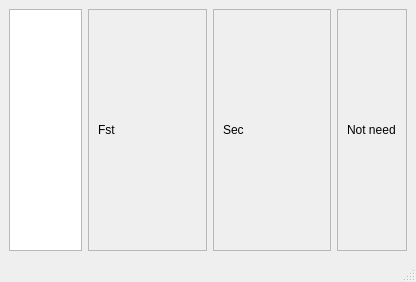
<?xml version="1.0" encoding="UTF-8"?>
<ui version="4.0">
 <class>MainWindow</class>
 <widget class="QMainWindow" name="MainWindow">
  <property name="geometry">
   <rect>
    <x>0</x>
    <y>0</y>
    <width>416</width>
    <height>282</height>
   </rect>
  </property>
  <property name="windowTitle">
   <string>PlotWindow</string>
  </property>
  <widget class="QWidget" name="centralwidget">
   <layout class="QVBoxLayout" name="verticalLayout_2">
    <item>
     <layout class="QHBoxLayout" name="horizontalLayout_5" stretch="3,10,1">
      <item>
       <widget class="QTableWidget" name="tableWidget"/>
      </item>
      <item>
       <layout class="QVBoxLayout" name="verticalLayout" stretch="30,1">
        <property name="sizeConstraint">
         <enum>QLayout::SetMinimumSize</enum>
        </property>
        <item>
         <layout class="QVBoxLayout" name="pltLayout"/>
        </item>
        <item>
         <layout class="QHBoxLayout" name="horizontalLayout" stretch="0,0">
          <property name="sizeConstraint">
           <enum>QLayout::SetNoConstraint</enum>
          </property>
          <item>
           <widget class="QScrollArea" name="scrollArea_5">
            <property name="verticalScrollBarPolicy">
             <enum>Qt::ScrollBarAlwaysOff</enum>
            </property>
            <property name="widgetResizable">
             <bool>true</bool>
            </property>
            <widget class="QWidget" name="scrollAreaWidgetContents_3">
             <property name="geometry">
              <rect>
               <x>0</x>
               <y>0</y>
               <width>118</width>
               <height>57</height>
              </rect>
             </property>
             <layout class="QVBoxLayout" name="verticalLayout_4">
              <item>
               <layout class="QVBoxLayout" name="FstLayout" stretch="0">
                <property name="spacing">
                 <number>6</number>
                </property>
                <item>
                 <widget class="QLabel" name="label_2">
                  <property name="sizePolicy">
                   <sizepolicy hsizetype="Fixed" vsizetype="Fixed">
                    <horstretch>0</horstretch>
                    <verstretch>0</verstretch>
                   </sizepolicy>
                  </property>
                  <property name="text">
                   <string>Fst</string>
                  </property>
                 </widget>
                </item>
               </layout>
              </item>
             </layout>
            </widget>
           </widget>
          </item>
          <item>
           <widget class="QScrollArea" name="scrollArea_4">
            <property name="verticalScrollBarPolicy">
             <enum>Qt::ScrollBarAlwaysOff</enum>
            </property>
            <property name="widgetResizable">
             <bool>true</bool>
            </property>
            <widget class="QWidget" name="scrollAreaWidgetContents">
             <property name="geometry">
              <rect>
               <x>0</x>
               <y>0</y>
               <width>118</width>
               <height>57</height>
              </rect>
             </property>
             <layout class="QVBoxLayout" name="verticalLayout_5">
              <item>
               <layout class="QVBoxLayout" name="SecLayout">
                <property name="spacing">
                 <number>6</number>
                </property>
                <item>
                 <widget class="QLabel" name="label">
                  <property name="sizePolicy">
                   <sizepolicy hsizetype="Fixed" vsizetype="Fixed">
                    <horstretch>0</horstretch>
                    <verstretch>0</verstretch>
                   </sizepolicy>
                  </property>
                  <property name="text">
                   <string>Sec</string>
                  </property>
                 </widget>
                </item>
               </layout>
              </item>
             </layout>
            </widget>
           </widget>
          </item>
         </layout>
        </item>
       </layout>
      </item>
      <item>
       <widget class="QScrollArea" name="scrollArea_3">
        <property name="horizontalScrollBarPolicy">
         <enum>Qt::ScrollBarAlwaysOff</enum>
        </property>
        <property name="widgetResizable">
         <bool>true</bool>
        </property>
        <widget class="QWidget" name="scrollAreaWidgetContents_2">
         <property name="geometry">
          <rect>
           <x>0</x>
           <y>0</y>
           <width>62</width>
           <height>218</height>
          </rect>
         </property>
         <layout class="QVBoxLayout" name="verticalLayout_3">
          <item>
           <layout class="QVBoxLayout" name="ListLayout">
            <property name="sizeConstraint">
             <enum>QLayout::SetDefaultConstraint</enum>
            </property>
            <item>
             <widget class="QLabel" name="label_3">
              <property name="sizePolicy">
               <sizepolicy hsizetype="Fixed" vsizetype="Fixed">
                <horstretch>0</horstretch>
                <verstretch>0</verstretch>
               </sizepolicy>
              </property>
              <property name="text">
               <string>Not need</string>
              </property>
             </widget>
            </item>
           </layout>
          </item>
         </layout>
        </widget>
       </widget>
      </item>
     </layout>
    </item>
   </layout>
  </widget>
  <widget class="QMenuBar" name="menubar">
   <property name="geometry">
    <rect>
     <x>0</x>
     <y>0</y>
     <width>416</width>
     <height>22</height>
    </rect>
   </property>
  </widget>
  <widget class="QStatusBar" name="statusbar"/>
 </widget>
 <resources/>
 <connections/>
</ui>
